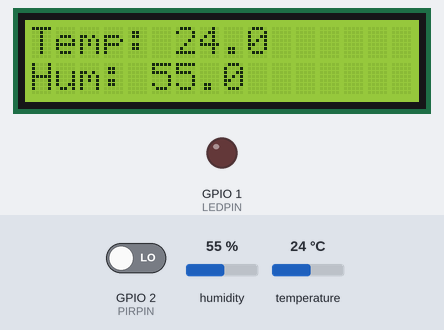
A program run on a simulated ESP32-S2. Parts: 16×2 character LCD, output pins drawn as LEDs (lit = HIGH). Inputs (shaded band) come from the test bench; at power-on: GPIO 2 (PIRPIN) LOW, humidity 55 %, temperature 24 °C. What the program prints to the serial monitor is not drawn.

Above: at 1.2 s.
1.3 s: GPIO 2 (PIRPIN) driven HIGH
At 1.9 s:
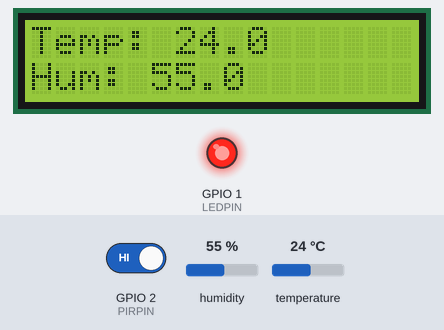
2.8 s: humidity set to 22 %
At 5.3 s:
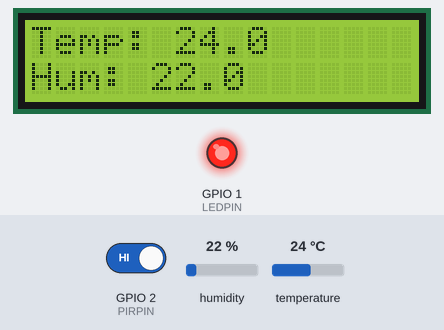
5.6 s: temperature set to 12 °C
At 7.4 s:
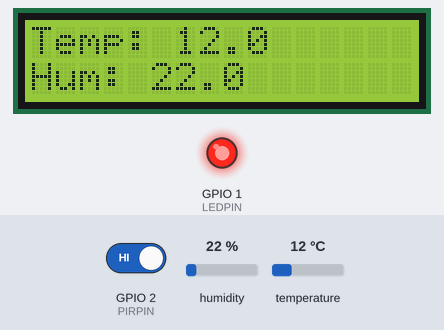
7.7 s: humidity set to 40 %
At 9.3 s:
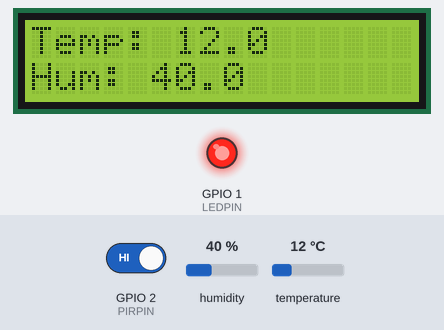
9.7 s: temperature set to 19 °C
At 11.2 s:
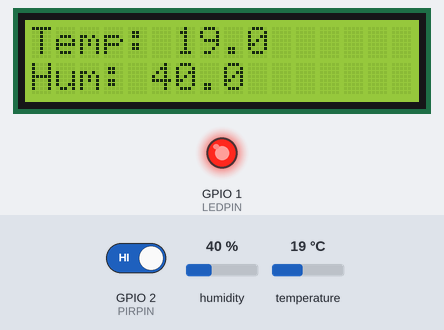
Timing chart, 0 to 12.7 s (numbered marks = the images above; inputs shaded):
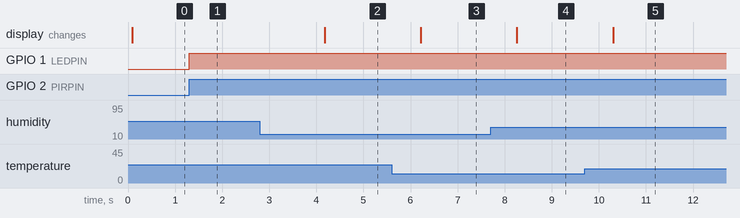

Measured:
- after the input at 1.3 s, GPIO 1 (LEDPIN): LOW → HIGH at once
- after the input at 2.8 s, the display: changes after 1.4 s (image 2)
- after the input at 5.6 s, the display: changes after 0.62 s (image 3)
- after the input at 7.7 s, the display: changes after 0.56 s (image 4)
- after the input at 9.7 s, the display: changes after 0.60 s (image 5)

The program:

main.cpp
```cpp
#include <Arduino.h>
#include <Wire.h>
#include <LiquidCrystal_I2C.h>
#include <DHT.h>

#define I2C_SDA 42
#define I2C_SCL 41
#define DHTTYPE DHT22
#define DHTPIN 45
#define LEDPIN 1
#define PIRPIN 2

LiquidCrystal_I2C lcd(0x27,16,2);
DHT dht(DHTPIN, DHTTYPE);

String messageTemp = "";
String messageHum = "";

void loopBlinkLed(void *pvParameters);
void loopPrintDht(void *pvParameters);
void scroll(int row, String message, int delayTime);

void setup() {
  pinMode (LEDPIN, OUTPUT);
  pinMode (PIRPIN, INPUT);
  Serial.begin(115200);
  Wire.begin(I2C_SDA, I2C_SCL);
  lcd.init();
  lcd.backlight();
  dht.begin();

  xTaskCreatePinnedToCore(loopBlinkLed, "BlinkLed", 4096, NULL, 1, NULL, 1);
  xTaskCreatePinnedToCore(loopPrintDht, "PrintDht", 4096, NULL, 1, NULL, 0);
}

void loop() {}

void loopPrintDht(void *pvParameters) {
  while (1) {
    float temp = dht.readTemperature();
    float hum = dht.readHumidity();
    messageTemp = "Temp: " + String(temp, 1);
    messageHum = "Hum: "  + String(hum, 1);

    lcd.setCursor(0, 0);
    lcd.print(messageTemp);

    lcd.setCursor(0, 1);
    lcd.print(messageHum);

    delay(1000);
  }
}

void loopBlinkLed(void *pvParameters) {
  while (1) {
    if (digitalRead(PIRPIN) == HIGH) {
      digitalWrite (LEDPIN, HIGH);
      printf("Motion Detected ! LED is powered ON\n");
      delay(1000);
    }
    if (digitalRead(PIRPIN) == LOW) {
      digitalWrite (LEDPIN, LOW);
      // printf("NO motion Detected ! LED is powered OFF\n");
    }

    digitalWrite (LEDPIN, LOW);
  }
}
```
